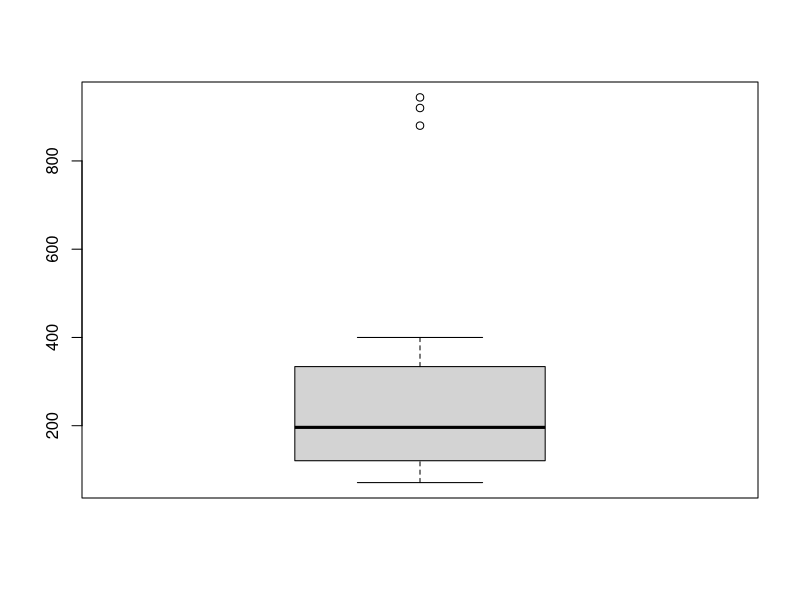
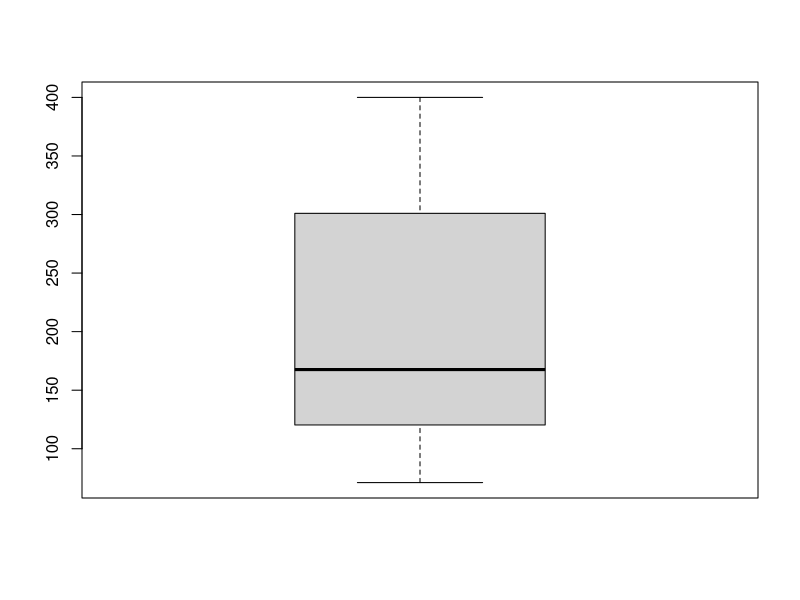

The R script that drew these images, in order:
data <-mtcars
data$disp

#high values check
mtcars$disp[which(mtcars$disp>420)]<-
  c(mtcars$disp[which(mtcars$disp>420)]*2)

mtcars$disp

#checking the outliers
boxplot(mtcars$disp)

outliers <-boxplot(mtcars$disp,plot = FALSE)$out
outliers

#show the outliers row
mtcars[which(mtcars$disp %in% outliers),]

#remove the outlier raw and new data set
newMtcars <- mtcars[-which(mtcars$disp %in% outliers),]

boxplot(newMtcars$disp)


